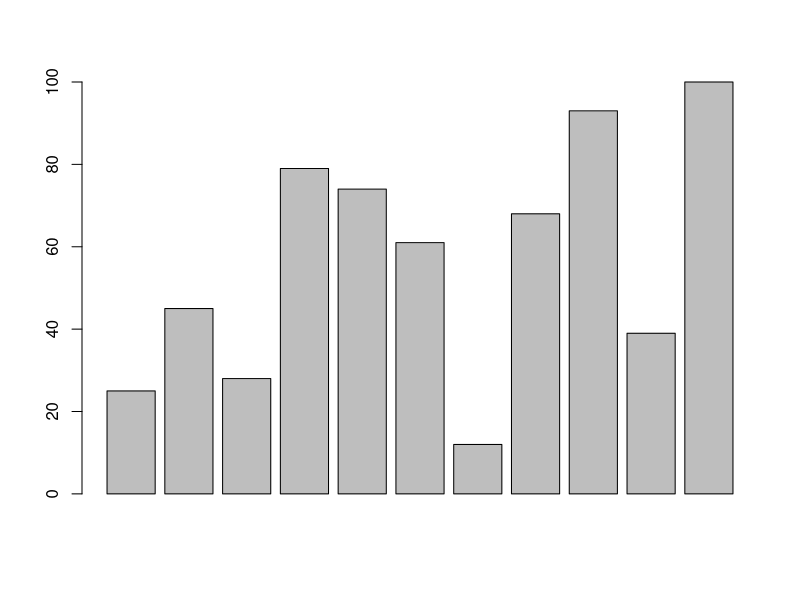

Write the R code that produced this figure.
#Você foi contratado pela empresa XPTO para a função de analista de dados. Como parte de seu trabalho, foi lhe confiada uma 
#extração de dados contendo os seguintes valores: (25, 45, 28, 79, 74, 61, 12, 68, 93, 39, 100), sendo que cada valor na sua atual 
#sequência atende pelos títulos: (alface, cenoura, pepino, chuchu, pimenta, couve, rúcula, cebola, alho, pimentão, alcachofra). 
#Pediram para que você realize o seguinte, utilizando a linguagem R, e apresentar os resultados.


#Declaração de Vetor
quantidade <- c(25, 45, 28, 79, 74, 61, 12, 68, 93, 39, 100)
produtos <- c("alface", "cenoura", "pepino", "chuchu", "pimenta", "couve", "rúcula", "cebola", "alho", "pimentão", "alcachofra")
#exibição do vetor
quantidade
produtos 


#1. Crie um gráfico de barras apresentando o resultado de cada item.
#graficos dos vetores
barplot(quantidade)

#2. Liste os componentes da matriz dos dados.
#criação da matrix
df <- data.frame(quantidade, produtos)
df

#3. Liste o resultado da soma dessa matriz.
#soma da matrix
sum(quantidade)


#4. Liste a média aritmética dessa matriz.
mean(quantidade)

#5. Liste o produto dos elementos dessa matriz.
produtos

#criação de lista
estoque <- list(produtos=produtos, qtd=quantidade)
#exibição da lista
estoque


  
